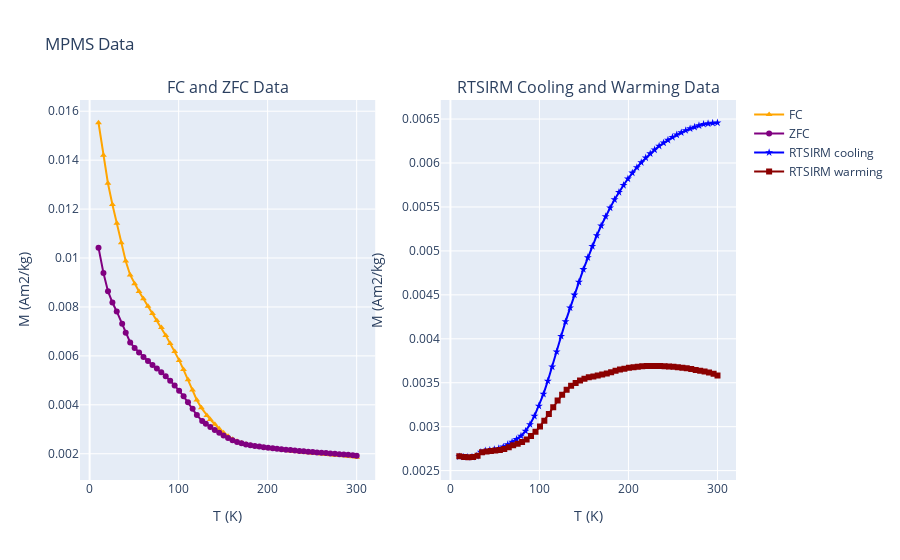

This figure's notebook cell:
### Markdown cell above
The colors and symbols of the plots can be customized by providing other values than the default parameters as in the example below:

### Code cell
rmag.plot_mpms_data(fc_data, zfc_data, rtsirm_cool_data, rtsirm_warm_data, 
                   fc_color='orange', zfc_color='purple', rtsirm_cool_color='blue', rtsirm_warm_color='darkred',
                   fc_marker='^', zfc_marker='o', rtsirm_cool_marker='*', rtsirm_warm_marker='s',
                   symbol_size=5, use_plotly=True)
